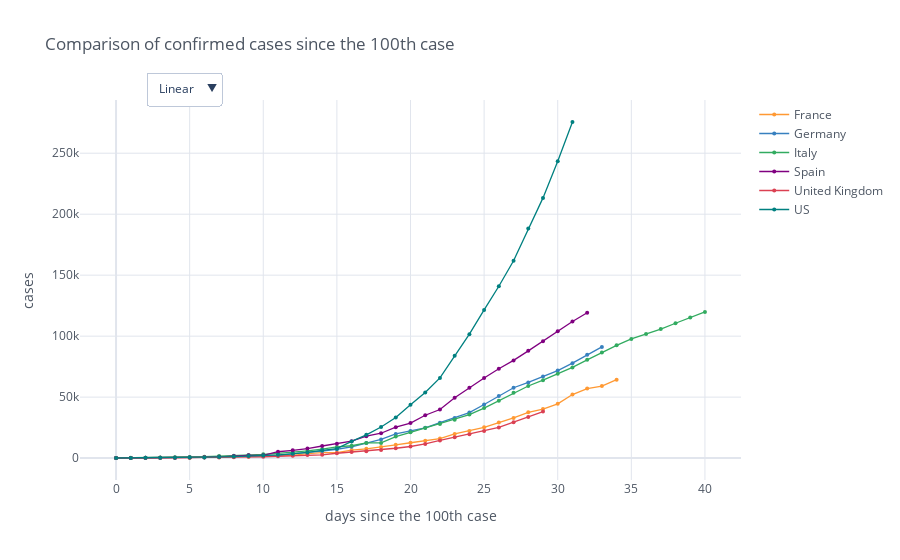

Write notebook code for a chart like this one.
### Code cell
min_value = 100
fig_deaths = mp.iplot_sync_plot(confirmed_cases_countries, min_value=min_value, title='Comparison of confirmed cases since the ' + str(min_value) + 'th case', size=4, yTitle='cases', mode='lines+markers', asFigure=True)
fig_deaths.show()

### Figure 1 — Plotly figure (JSON) as saved in the notebook; plotly's stock layout.template omitted (floating-point values rounded to 4 significant figures)
{"data": [{"line": {"color": "rgba(255, 153, 51, 1.0)", "dash": "solid", "shape": "linear", "width": 1.3}, "marker": {"size": 4, "symbol": "circle"}, "mode": "lines+markers", "name": "France", "text": "", "type": "scatter", "x": [0, 1, 2, 3, 4, 5, 6, 7, 8, 9, 10, 11, 12, 13, 14, 15, 16, 17, 18, 19, 20, 21, 22, 23, 24, 25, 26, 27, 28, 29, 30, 31, 32, 33, 34, 35, 36, 37, 38, 39, 40], "y": [100.0, 130.0, 191.0, 204.0, 285.0, 377.0, 653.0, 949.0, 1126.0, 1209.0, 1784.0, 2281.0, 2281.0, 3661.0, 4469.0, 4499.0, 6633.0, 7652.0, 9043.0, 10870.0, 12610.0, 14280.0, 16020.0, 19860.0, 22300.0, 25230.0, 29160.0, 32960.0, 37580.0, 40170.0, 44550.0, 52130.0, 56990.0, 59100.0, 64340.0, "", "", "", "", "", ""]}, {"line": {"color": "rgba(55, 128, 191, 1.0)", "dash": "solid", "shape": "linear", "width": 1.3}, "marker": {"size": 4, "symbol": "circle"}, "mode": "lines+markers", "name": "Germany", "text": "", "type": "scatter", "x": [0, 1, 2, 3, 4, 5, 6, 7, 8, 9, 10, 11, 12, 13, 14, 15, 16, 17, 18, 19, 20, 21, 22, 23, 24, 25, 26, 27, 28, 29, 30, 31, 32, 33, 34, 35, 36, 37, 38, 39, 40], "y": [130.0, 159.0, 196.0, 262.0, 482.0, 670.0, 799.0, 1040.0, 1176.0, 1457.0, 1908.0, 2078.0, 3675.0, 4585.0, 5795.0, 7272.0, 9257.0, 12330.0, 15320.0, 19850.0, 22210.0, 24870.0, 29060.0, 32990.0, 37320.0, 43940.0, 50870.0, 57700.0, 62100.0, 66880.0, 71810.0, 77870.0, 84790.0, 91160.0, "", "", "", "", "", "", ""]}, {"line": {"color": "rgba(50, 171, 96, 1.0)", "dash": "solid", "shape": "linear", "width": 1.3}, "marker": {"size": 4, "symbol": "circle"}, "mode": "lines+markers", "name": "Italy", "text": "", "type": "scatter", "x": [0, 1, 2, 3, 4, 5, 6, 7, 8, 9, 10, 11, 12, 13, 14, 15, 16, 17, 18, 19, 20, 21, 22, 23, 24, 25, 26, 27, 28, 29, 30, 31, 32, 33, 34, 35, 36, 37, 38, 39, 40], "y": [155, 229, 322, 453, 655, 888, 1128, 1694, 2036, 2502, 3089, 3858, 4636, 5883, 7375, 9172, 10149, 12462, 12462, 17660, 21157, 24747, 27980, 31506, 35713, 41035, 47021, 53578, 59138, 63927, 69176, 74386, 80589, 86498, 92472, 97689, 101739, 105792, 110574, 115242, 119827]}, {"line": {"color": "rgba(128, 0, 128, 1.0)", "dash": "solid", "shape": "linear", "width": 1.3}, "marker": {"size": 4, "symbol": "circle"}, "mode": "lines+markers", "name": "Spain", "text": "", "type": "scatter", "x": [0, 1, 2, 3, 4, 5, 6, 7, 8, 9, 10, 11, 12, 13, 14, 15, 16, 17, 18, 19, 20, 21, 22, 23, 24, 25, 26, 27, 28, 29, 30, 31, 32, 33, 34, 35, 36, 37, 38, 39, 40], "y": [120.0, 165.0, 222.0, 259.0, 400.0, 500.0, 673.0, 1073.0, 1695.0, 2277.0, 2277.0, 5232.0, 6391.0, 7798.0, 9942.0, 11750.0, 13910.0, 17960.0, 20410.0, 25370.0, 28770.0, 35140.0, 39880.0, 49520.0, 57790.0, 65720.0, 73240.0, 80110.0, 87960.0, 95920.0, 104100.0, 112100.0, 119200.0, "", "", "", "", "", "", "", ""]}, {"line": {"color": "rgba(219, 64, 82, 1.0)", "dash": "solid", "shape": "linear", "width": 1.3}, "marker": {"size": 4, "symbol": "circle"}, "mode": "lines+markers", "name": "United Kingdom", "text": "", "type": "scatter", "x": [0, 1, 2, 3, 4, 5, 6, 7, 8, 9, 10, 11, 12, 13, 14, 15, 16, 17, 18, 19, 20, 21, 22, 23, 24, 25, 26, 27, 28, 29, 30, 31, 32, 33, 34, 35, 36, 37, 38, 39, 40], "y": [115.0, 163.0, 206.0, 273.0, 321.0, 382.0, 456.0, 456.0, 798.0, 1140.0, 1140.0, 1543.0, 1950.0, 2626.0, 2689.0, 3983.0, 5018.0, 5683.0, 6650.0, 8077.0, 9529.0, 11660.0, 14540.0, 17090.0, 19520.0, 22140.0, 25150.0, 29470.0, 33720.0, 38170.0, "", "", "", "", "", "", "", "", "", "", ""]}, {"line": {"color": "rgba(0, 128, 128, 1.0)", "dash": "solid", "shape": "linear", "width": 1.3}, "marker": {"size": 4, "symbol": "circle"}, "mode": "lines+markers", "name": "US", "text": "", "type": "scatter", "x": [0, 1, 2, 3, 4, 5, 6, 7, 8, 9, 10, 11, 12, 13, 14, 15, 16, 17, 18, 19, 20, 21, 22, 23, 24, 25, 26, 27, 28, 29, 30, 31, 32, 33, 34, 35, 36, 37, 38, 39, 40], "y": [118.0, 149.0, 217.0, 262.0, 402.0, 518.0, 583.0, 959.0, 1281.0, 1663.0, 2179.0, 2727.0, 3499.0, 4632.0, 6421.0, 7783.0, 13680.0, 19100.0, 25490.0, 33280.0, 43850.0, 53740.0, 65780.0, 83840.0, 101700.0, 121500.0, 140900.0, 161800.0, 188200.0, 213400.0, 243500.0, 275600.0, "", "", "", "", "", "", "", "", ""]}], "layout": {"legend": {"bgcolor": "#FFFFFF", "font": {"color": "#4D5663"}}, "paper_bgcolor": "#FFFFFF", "plot_bgcolor": "#FFFFFF", "title": {"font": {"color": "#4D5663"}, "text": "Comparison of confirmed cases since the 100th case"}, "updatemenus": [{"buttons": [{"args": [{"yaxis.type": "linear"}], "label": "Linear", "method": "relayout"}, {"args": [{"yaxis.type": "log"}], "label": "Log", "method": "relayout"}], "direction": "down", "pad": {"r": 10, "t": 10}, "showactive": true, "x": 0.1, "xanchor": "left", "y": 1.1, "yanchor": "top"}], "xaxis": {"gridcolor": "#E1E5ED", "showgrid": true, "tickfont": {"color": "#4D5663"}, "title": {"font": {"color": "#4D5663"}, "text": "days since the 100th case"}, "zerolinecolor": "#E1E5ED"}, "yaxis": {"gridcolor": "#E1E5ED", "showgrid": true, "tickfont": {"color": "#4D5663"}, "title": {"font": {"color": "#4D5663"}, "text": "cases"}, "zerolinecolor": "#E1E5ED"}}}
